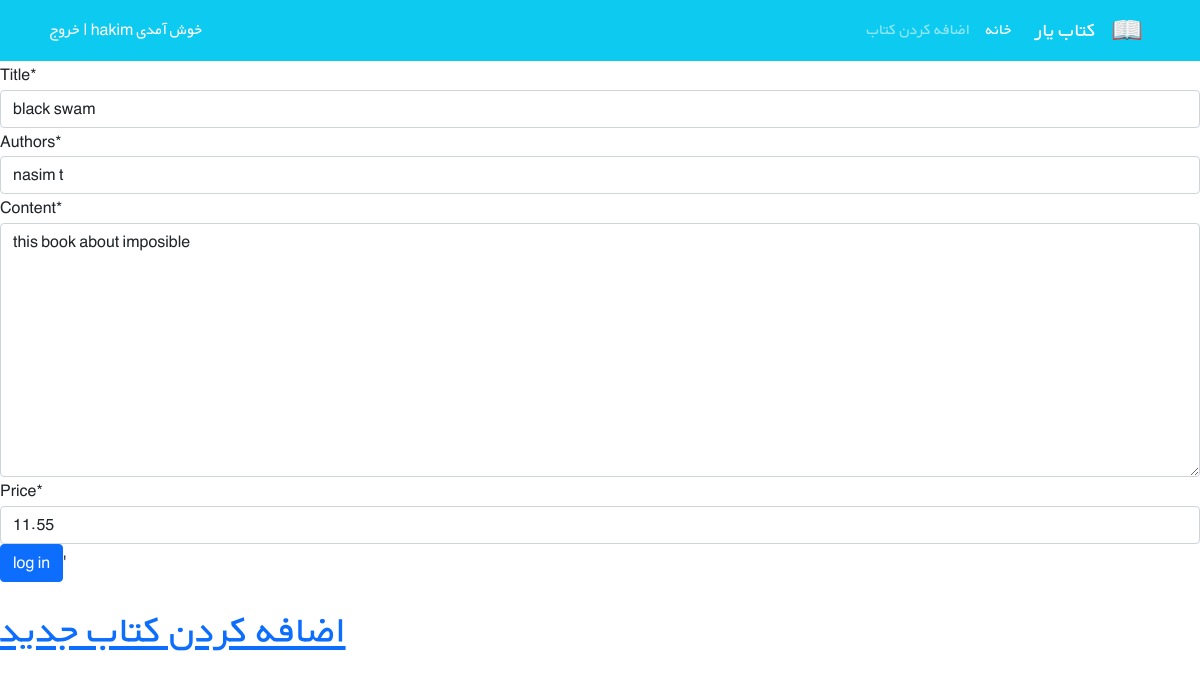
Screenshot of /books/2/edit/ (signed in) with the database file from the repository.
### books/models.py (models this page shows, shortened)
class Book(models.Model):
    title= models.CharField(max_length=200)
    authors=models.CharField(max_length=200)
    content=models.TextField()
    price= models.DecimalField(max_digits=5,decimal_places=2)
    cover= models.ImageField(upload_to='covers/',blank=True)

### books/views.py (the view)
# urls.py: path('<int:pk>/edit/', BookUpdate.as_view() , name='book_update'),
class BookUpdate(generic.UpdateView):
    model= Book
    fields=['title','authors','content','price']
    template_name='books/book_update.html'

### books/templates/books/book_update.html (shortened to what this page needs)
{% extends '_base.html' %}
{% load crispy_forms_tags %}
{% block content %}
    <form action="" method="post">
      {{form|crispy }}
      <button type="submit" class="btn btn-primary">log in</button>'
    </form>
    <br>
    <a href="{% url 'book_list' %}">     <h1> اضافه کردن کتاب جدید </h1> </a>
{% endblock content %}

### static/css/style.css (style rules this page uses)
* { font-family: 'BYekan', sans-serif; line-height: 1.8rem; }

### rows the page displays
Book: title "black swam", authors "nasim t", content "this book about imposible", price "11.55"
